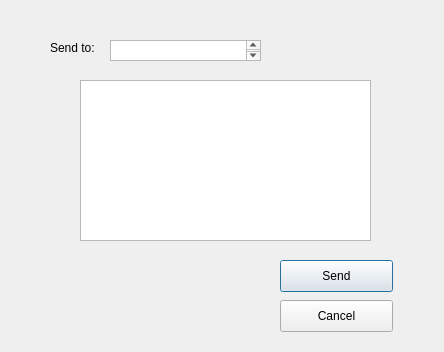
<?xml version="1.0" encoding="UTF-8"?>
<ui version="4.0">
 <class>messageDlg</class>
 <widget class="QDialog" name="messageDlg">
  <property name="geometry">
   <rect>
    <x>0</x>
    <y>0</y>
    <width>444</width>
    <height>352</height>
   </rect>
  </property>
  <property name="windowTitle">
   <string>Dialog</string>
  </property>
  <widget class="QPushButton" name="sendBtn">
   <property name="geometry">
    <rect>
     <x>280</x>
     <y>260</y>
     <width>113</width>
     <height>32</height>
    </rect>
   </property>
   <property name="text">
    <string>Send</string>
   </property>
  </widget>
  <widget class="QPushButton" name="cancelBtn">
   <property name="geometry">
    <rect>
     <x>280</x>
     <y>300</y>
     <width>113</width>
     <height>32</height>
    </rect>
   </property>
   <property name="text">
    <string>Cancel</string>
   </property>
  </widget>
  <widget class="QTextBrowser" name="rcvBrowser">
   <property name="geometry">
    <rect>
     <x>110</x>
     <y>40</y>
     <width>151</width>
     <height>21</height>
    </rect>
   </property>
  </widget>
  <widget class="QTextEdit" name="contentEdit">
   <property name="geometry">
    <rect>
     <x>80</x>
     <y>80</y>
     <width>291</width>
     <height>161</height>
    </rect>
   </property>
  </widget>
  <widget class="QLabel" name="label">
   <property name="geometry">
    <rect>
     <x>50</x>
     <y>40</y>
     <width>60</width>
     <height>16</height>
    </rect>
   </property>
   <property name="text">
    <string>Send to:</string>
   </property>
  </widget>
 </widget>
 <resources/>
 <connections>
  <connection>
   <sender>cancelBtn</sender>
   <signal>clicked()</signal>
   <receiver>messageDlg</receiver>
   <slot>close()</slot>
   <hints>
    <hint type="sourcelabel">
     <x>336</x>
     <y>315</y>
    </hint>
    <hint type="destinationlabel">
     <x>221</x>
     <y>175</y>
    </hint>
   </hints>
  </connection>
 </connections>
</ui>
